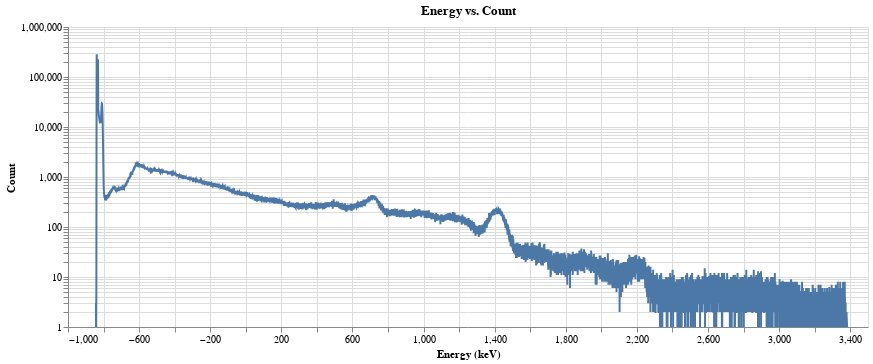

The code cell stored with this chart in its notebook:
### Markdown cell above
# KCl Data

### Code cell
threshold = 1  # Set the threshold value

# Filter the counts based on the threshold
KCl_data_Filterd = KCl_data[KCl_data['Count'] >= threshold]

# Create the Altair chart with log scale
alt.Chart(KCl_data_Filterd).mark_line().encode(
    x='Energy (keV)',
    y=alt.Y('Count', scale=alt.Scale(type='log'))  # Set the y-axis scale to log
).interactive().properties(
    title='Energy vs. Count',
    width=800
)

### Figure 1 — Vega-Lite specification as saved in the notebook (floating-point values rounded to 4 significant figures; data arrays with more than 128 entries replaced by an {"elided": "..."} marker saying what was removed)
{"config": {"view": {"continuousWidth": 300, "continuousHeight": 300}}, "data": {"name": "data-2691511382a9d92990cc10b3a3b81f4b"}, "mark": {"type": "line"}, "encoding": {"x": {"field": "Energy (keV)", "type": "quantitative"}, "y": {"field": "Count", "scale": {"type": "log"}, "type": "quantitative"}}, "params": [{"name": "param_65", "select": {"type": "interval", "encodings": ["x", "y"]}, "bind": "scales"}], "title": "Energy vs. Count", "width": 800, "$schema": "https://vega.github.io/schema/vega-lite/v5.8.0.json", "datasets": {"data-2691511382a9d92990cc10b3a3b81f4b": {"elided": "14600 records"}}}
